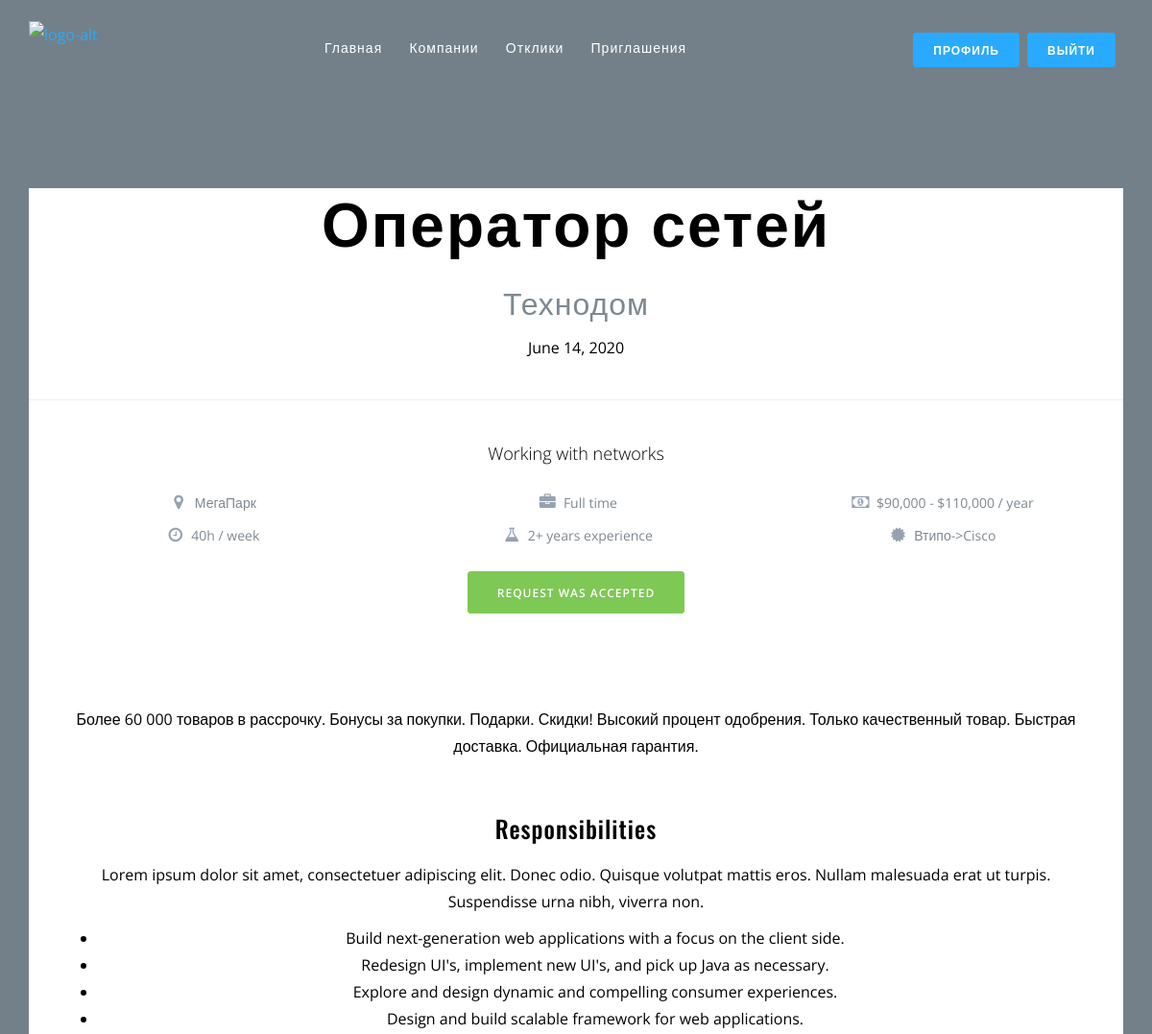
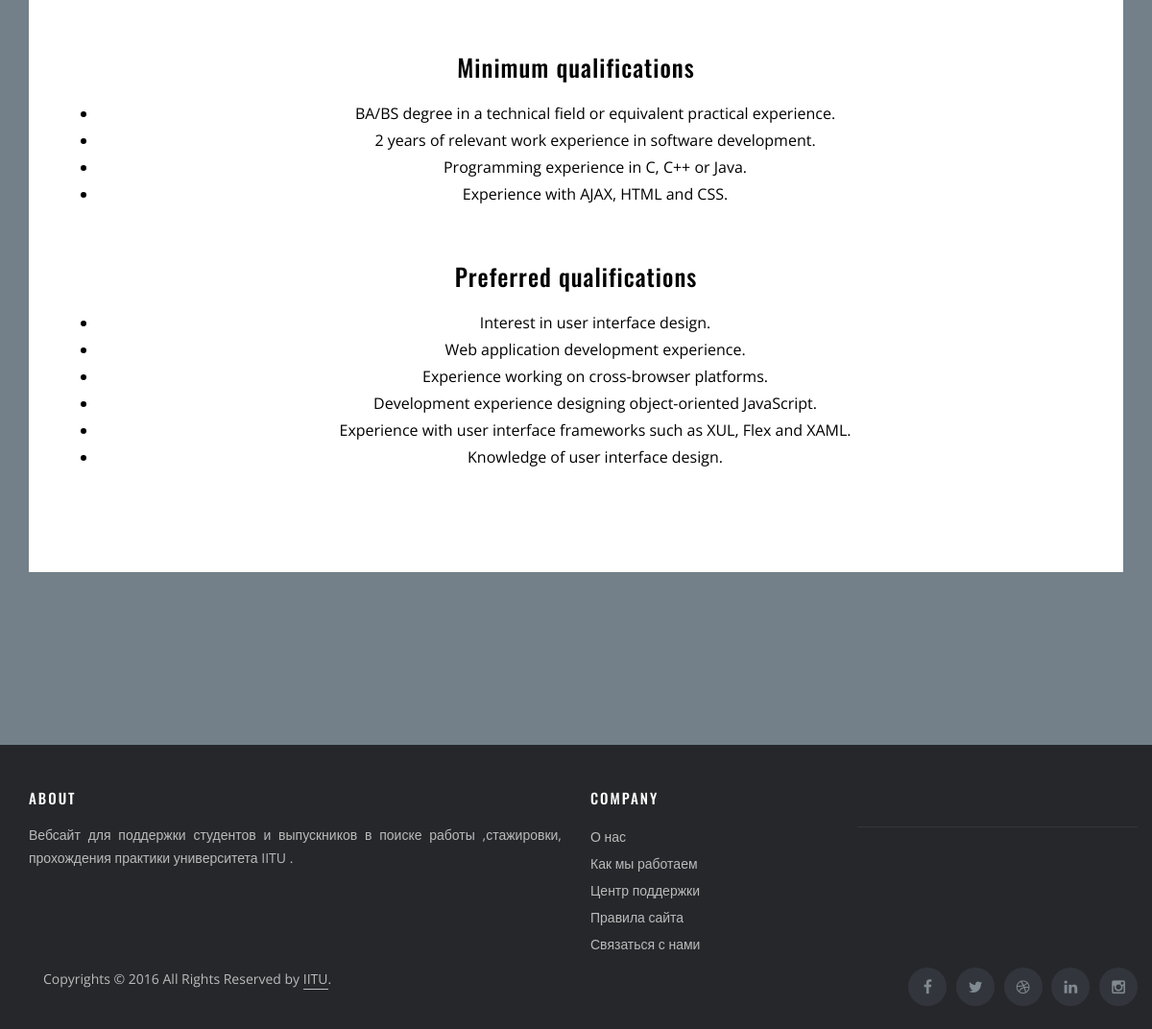
The page /students/private/vacancy_detail/1 (signed in) on the database its author committed (2 pictures, top to bottom).
### company/models.py (models this page shows, shortened)
class Vacancy(models.Model):
    company = models.ForeignKey(Company, on_delete=models.CASCADE, related_name="company")
    name = models.CharField(max_length=255)
    speciality = models.ForeignKey(Speciality, on_delete=models.CASCADE, blank=True, null=True,
                                   related_name="speciality")
    elective = models.ForeignKey(Elective, on_delete=models.CASCADE, blank=True, null=True, related_name="elective")
    description = models.TextField(null=True, blank=True)
    city = models.CharField(max_length=255, null=True, blank=True)
    created_date = models.DateField(auto_now=True, null=True, blank=True)

class Company(models.Model):
    user = models.ForeignKey(User, on_delete=models.CASCADE)
    name = models.CharField(max_length=255)
    type = models.ForeignKey(CompanyType, on_delete=models.CASCADE, blank=True, null=True)
    description = models.TextField(null=True, blank=True)
    address = models.CharField(max_length=255)

### university/models.py (models this page shows, shortened)
class Speciality(models.Model):
    name = models.CharField(max_length=255)

class Elective(models.Model):
    speciality = models.ForeignKey(Speciality, on_delete=models.CASCADE, blank=True, null=True)
    name = models.CharField(max_length=255)

### university/views.py (the view)
# urls.py: path("private/vacancy_detail/<int:pk>",views.vacancy_detail,name="vacancyDetail"),
def vacancy_detail(request, pk):
    vacancy = Vacancy.objects.get(pk=pk)
    student = models.Student.objects.get(user=request.user)
    choice_was=False
    choice = ChoiceVacancy.objects.filter(student=student,vacancy=vacancy)
    print(choice)
    if len(choice)!=0:
        choice_was = True
    context = {
        "vacancy": vacancy,
        "choice":choice_was
    }
    return render(request, "students/vacancy_detail.html", context=context)

### company/models.py (called while the page is built)
    def __str__(self):
        return self.vacancy.name+"<-"+self.student.user.username

### university/templates/students/vacancy_detail.html (shortened to what this page needs)
{%extends 'students/room_base.html'%}
{%load static%}
{%block content%}
<div class="header-detail" style="background-color:white;color:black">
          <div class="hgroup">
            <h1>{{vacancy.name}}</h1>
            <h3><a href="#">{{vacancy.company.name}}</a></h3>
          </div>
          <time datetime="2016-03-03 20:00"> {{vacancy.created_date}}</time>
          <hr>
            <p class="lead">{{vacancy.description}}</p>
          <ul class="details cols-3">
            <li>
              <i class="fa fa-map-marker"></i>
              <span>{{vacancy.company.address}}</span>
            </li>
            <li>
              <i class="fa fa-briefcase"></i>
              <span>Full time</span>
            </li>
            <li>
              <i class="fa fa-money"></i>
              <span>$90,000 - $110,000 / year</span>
            </li>
            <li>
              <i class="fa fa-clock-o"></i>
              <span>40h / week</span>
            </li>
            <li>
              <i class="fa fa-flask"></i>
              <span>2+ years experience</span>
            </li>
            <li>
              <i class="fa fa-certificate"></i>
              <a href="#">{{vacancy.speciality.name}}->{{vacancy.elective.name}}</a>
            </li>
          </ul>
           {%if choice%}
            <div class="action-buttons">
              <a class="btn btn-success" href="#">Request was accepted</a>
            </div>
            {%else%}
               <div class="action-buttons">
              <a class="btn btn-success" href="{%url 'choiceVacancy' pk=vacancy.pk%}">Apply now</a>
            </div>
            {%endif%}
      <section>
          <p>{{vacancy.company.description}}</p>
          <br>
          <h4>Responsibilities</h4>
          <p>Lorem ipsum dolor sit amet, consectetuer adipiscing elit. Donec odio. Quisque volutpat mattis eros. Nullam malesuada erat ut turpis. Suspendisse urna nibh, viverra non.</p>
          <ul>
            <li>Build next-generation web applications with a focus on the client side.</li>
            <li>Redesign UI's, implement new UI's, and pick up Java as necessary.</li>
            <li>Explore and design dynamic and compelling consumer experiences.</li>
            <li>Design and build scalable framework for web applications.</li>
          </ul>
          <br>
          <h4>Minimum qualifications</h4>
          <ul>
            <li>BA/BS degree in a technical field or equivalent practical experience.  </li>
            <li>2 years of relevant work experience in software development.</li>
            <li>Programming experience in C, C++ or Java.</li>
            <li>Experience with AJAX, HTML and CSS.</li>
          </ul>
          <br>
          <h4>Preferred qualifications</h4>
          <ul>
            <li>Interest in user interface design.</li>
            <li>Web application development experience.</li>
            <li>Experience working on cross-browser platforms.</li>
            <li>Development experience designing object-oriented JavaScript.</li>
            <li>Experience with user interface frameworks such as XUL, Flex and XAML.</li>
            <li>Knowledge of user interface design.</li>
          </ul>
      </section>
        </div>
{%endblock%}

### rows shown on the page
Vacancy: name "Оператор сетей", company.name "Технодом", created_date "June 14, 2020", description "Working with networks", company.address "МегаПарк", speciality.name "Втипо", elective.name "Cisco", company.description "Более 60 000 товаров в рассрочку. Бонусы за покупки. Подарки. Скидки! Высокий процент одобрения. Только качественный товар. Быстрая доставка. Официальная гарантия."
